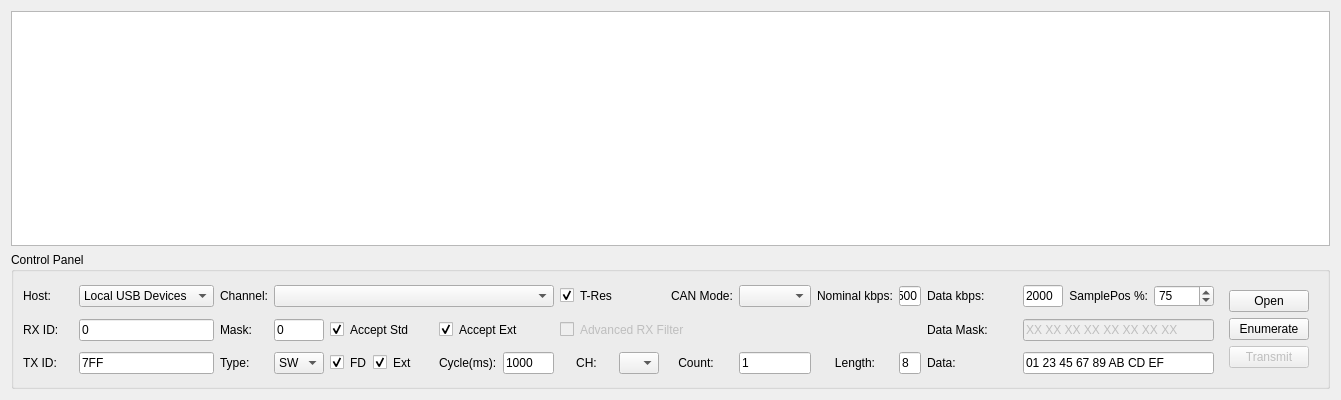
<?xml version="1.0" encoding="UTF-8"?>
<ui version="4.0">
 <class>Widget</class>
 <widget class="QWidget" name="Widget">
  <property name="geometry">
   <rect>
    <x>0</x>
    <y>0</y>
    <width>1307</width>
    <height>400</height>
   </rect>
  </property>
  <property name="minimumSize">
   <size>
    <width>0</width>
    <height>0</height>
   </size>
  </property>
  <property name="maximumSize">
   <size>
    <width>16777215</width>
    <height>400</height>
   </size>
  </property>
  <property name="windowTitle">
   <string>BUSMUST CAN Analyzer</string>
  </property>
  <layout class="QGridLayout" name="gridLayout">
   <item row="0" column="0">
    <widget class="QTableView" name="msgTableView">
     <property name="minimumSize">
      <size>
       <width>955</width>
       <height>0</height>
      </size>
     </property>
     <property name="maximumSize">
      <size>
       <width>16777215</width>
       <height>300</height>
      </size>
     </property>
     <property name="selectionMode">
      <enum>QAbstractItemView::SingleSelection</enum>
     </property>
     <property name="selectionBehavior">
      <enum>QAbstractItemView::SelectRows</enum>
     </property>
    </widget>
   </item>
   <item row="1" column="0">
    <widget class="QGroupBox" name="groupBox">
     <property name="minimumSize">
      <size>
       <width>0</width>
       <height>0</height>
      </size>
     </property>
     <property name="maximumSize">
      <size>
       <width>16777215</width>
       <height>16777215</height>
      </size>
     </property>
     <property name="styleSheet">
      <string notr="true">border-color: rgb(0, 0, 0);</string>
     </property>
     <property name="title">
      <string>Control Panel</string>
     </property>
     <layout class="QGridLayout" name="gridLayout_2">
      <item row="2" column="4">
       <widget class="QCheckBox" name="txFdCheck">
        <property name="maximumSize">
         <size>
          <width>60</width>
          <height>16777215</height>
         </size>
        </property>
        <property name="text">
         <string>FD</string>
        </property>
        <property name="checked">
         <bool>true</bool>
        </property>
       </widget>
      </item>
      <item row="1" column="3">
       <widget class="QLineEdit" name="rxMaskEdit">
        <property name="minimumSize">
         <size>
          <width>0</width>
          <height>0</height>
         </size>
        </property>
        <property name="maximumSize">
         <size>
          <width>16777215</width>
          <height>16777215</height>
         </size>
        </property>
        <property name="text">
         <string>0</string>
        </property>
        <property name="maxLength">
         <number>8</number>
        </property>
       </widget>
      </item>
      <item row="0" column="2">
       <widget class="QLabel" name="label">
        <property name="frameShape">
         <enum>QFrame::NoFrame</enum>
        </property>
        <property name="text">
         <string>Channel:</string>
        </property>
        <property name="openExternalLinks">
         <bool>false</bool>
        </property>
       </widget>
      </item>
      <item row="1" column="15">
       <widget class="QLabel" name="label_14">
        <property name="text">
         <string>Data Mask:</string>
        </property>
       </widget>
      </item>
      <item row="2" column="16" colspan="3">
       <widget class="QLineEdit" name="txDataEdit">
        <property name="minimumSize">
         <size>
          <width>0</width>
          <height>0</height>
         </size>
        </property>
        <property name="maximumSize">
         <size>
          <width>16777215</width>
          <height>16777215</height>
         </size>
        </property>
        <property name="text">
         <string>01 23 45 67 89 AB CD EF</string>
        </property>
       </widget>
      </item>
      <item row="2" column="5">
       <widget class="QCheckBox" name="txExtendedCheck">
        <property name="minimumSize">
         <size>
          <width>60</width>
          <height>0</height>
         </size>
        </property>
        <property name="maximumSize">
         <size>
          <width>60</width>
          <height>16777215</height>
         </size>
        </property>
        <property name="text">
         <string>Ext</string>
        </property>
        <property name="checked">
         <bool>true</bool>
        </property>
       </widget>
      </item>
      <item row="1" column="16" colspan="3">
       <widget class="QLineEdit" name="rxDataMaskEdit">
        <property name="enabled">
         <bool>false</bool>
        </property>
        <property name="minimumSize">
         <size>
          <width>0</width>
          <height>0</height>
         </size>
        </property>
        <property name="maximumSize">
         <size>
          <width>16777215</width>
          <height>16777215</height>
         </size>
        </property>
        <property name="text">
         <string>XX XX XX XX XX XX XX XX</string>
        </property>
        <property name="readOnly">
         <bool>false</bool>
        </property>
        <property name="placeholderText">
         <string>Accepted payload pattern in HEX format</string>
        </property>
       </widget>
      </item>
      <item row="0" column="1">
       <widget class="QComboBox" name="hostComboBox">
        <property name="minimumSize">
         <size>
          <width>0</width>
          <height>0</height>
         </size>
        </property>
        <item>
         <property name="text">
          <string>Local USB Devices</string>
         </property>
        </item>
       </widget>
      </item>
      <item row="0" column="12">
       <widget class="QComboBox" name="modeCombo">
        <property name="minimumSize">
         <size>
          <width>0</width>
          <height>0</height>
         </size>
        </property>
        <property name="maximumSize">
         <size>
          <width>16777215</width>
          <height>16777215</height>
         </size>
        </property>
        <property name="maxVisibleItems">
         <number>4</number>
        </property>
       </widget>
      </item>
      <item row="2" column="3">
       <widget class="QComboBox" name="txTypeCombo">
        <property name="enabled">
         <bool>true</bool>
        </property>
        <property name="minimumSize">
         <size>
          <width>0</width>
          <height>0</height>
         </size>
        </property>
        <property name="maximumSize">
         <size>
          <width>16777215</width>
          <height>16777215</height>
         </size>
        </property>
        <item>
         <property name="text">
          <string>SW</string>
         </property>
        </item>
       </widget>
      </item>
      <item row="2" column="2">
       <widget class="QLabel" name="label_12">
        <property name="text">
         <string>Type:</string>
        </property>
       </widget>
      </item>
      <item row="1" column="2">
       <widget class="QLabel" name="label_13">
        <property name="minimumSize">
         <size>
          <width>38</width>
          <height>0</height>
         </size>
        </property>
        <property name="maximumSize">
         <size>
          <width>38</width>
          <height>16777215</height>
         </size>
        </property>
        <property name="text">
         <string>Mask:</string>
        </property>
       </widget>
      </item>
      <item row="0" column="15">
       <widget class="QLabel" name="label_6">
        <property name="minimumSize">
         <size>
          <width>90</width>
          <height>0</height>
         </size>
        </property>
        <property name="maximumSize">
         <size>
          <width>90</width>
          <height>16777215</height>
         </size>
        </property>
        <property name="text">
         <string>Data kbps:</string>
        </property>
       </widget>
      </item>
      <item row="2" column="9">
       <widget class="QComboBox" name="sendcomboBox">
        <property name="maximumSize">
         <size>
          <width>40</width>
          <height>16777215</height>
         </size>
        </property>
       </widget>
      </item>
      <item row="2" column="8">
       <widget class="QLabel" name="label_15">
        <property name="minimumSize">
         <size>
          <width>0</width>
          <height>0</height>
         </size>
        </property>
        <property name="maximumSize">
         <size>
          <width>16777215</width>
          <height>16777215</height>
         </size>
        </property>
        <property name="text">
         <string>&lt;html&gt;&lt;head/&gt;&lt;body&gt;&lt;p align=&quot;center&quot;&gt;CH:&lt;/p&gt;&lt;/body&gt;&lt;/html&gt;</string>
        </property>
       </widget>
      </item>
      <item row="0" column="17">
       <widget class="QLabel" name="label_7">
        <property name="minimumSize">
         <size>
          <width>0</width>
          <height>0</height>
         </size>
        </property>
        <property name="maximumSize">
         <size>
          <width>16777215</width>
          <height>16777215</height>
         </size>
        </property>
        <property name="text">
         <string>&lt;html&gt;&lt;head/&gt;&lt;body&gt;&lt;p align=&quot;right&quot;&gt;SamplePos %:&lt;/p&gt;&lt;/body&gt;&lt;/html&gt;</string>
        </property>
       </widget>
      </item>
      <item row="0" column="13">
       <widget class="QLabel" name="label_2">
        <property name="minimumSize">
         <size>
          <width>0</width>
          <height>0</height>
         </size>
        </property>
        <property name="maximumSize">
         <size>
          <width>16777215</width>
          <height>16777215</height>
         </size>
        </property>
        <property name="text">
         <string>&lt;html&gt;&lt;head/&gt;&lt;body&gt;&lt;p&gt;Nominal kbps:&lt;/p&gt;&lt;/body&gt;&lt;/html&gt;</string>
        </property>
       </widget>
      </item>
      <item row="1" column="4" colspan="2">
       <widget class="QCheckBox" name="rxStandardCheck">
        <property name="enabled">
         <bool>true</bool>
        </property>
        <property name="text">
         <string>Accept Std</string>
        </property>
        <property name="checked">
         <bool>true</bool>
        </property>
       </widget>
      </item>
      <item row="2" column="7">
       <widget class="QLineEdit" name="txCycleEdit">
        <property name="minimumSize">
         <size>
          <width>0</width>
          <height>0</height>
         </size>
        </property>
        <property name="maximumSize">
         <size>
          <width>16777215</width>
          <height>16777215</height>
         </size>
        </property>
        <property name="text">
         <string>1000</string>
        </property>
        <property name="placeholderText">
         <string/>
        </property>
       </widget>
      </item>
      <item row="0" column="16">
       <widget class="QLineEdit" name="dataBitrateEdit">
        <property name="minimumSize">
         <size>
          <width>40</width>
          <height>0</height>
         </size>
        </property>
        <property name="maximumSize">
         <size>
          <width>40</width>
          <height>16777215</height>
         </size>
        </property>
        <property name="text">
         <string>2000</string>
        </property>
       </widget>
      </item>
      <item row="2" column="14">
       <widget class="QLineEdit" name="txLengthEdit">
        <property name="maximumSize">
         <size>
          <width>16777215</width>
          <height>16777215</height>
         </size>
        </property>
        <property name="text">
         <string>8</string>
        </property>
        <property name="maxLength">
         <number>2</number>
        </property>
       </widget>
      </item>
      <item row="0" column="18">
       <widget class="QSpinBox" name="samplePosSpin">
        <property name="minimumSize">
         <size>
          <width>60</width>
          <height>0</height>
         </size>
        </property>
        <property name="maximumSize">
         <size>
          <width>60</width>
          <height>16777215</height>
         </size>
        </property>
        <property name="minimum">
         <number>50</number>
        </property>
        <property name="maximum">
         <number>90</number>
        </property>
        <property name="singleStep">
         <number>5</number>
        </property>
        <property name="value">
         <number>75</number>
        </property>
       </widget>
      </item>
      <item row="1" column="8" colspan="6">
       <widget class="QCheckBox" name="rxAdvancedFilterCheck">
        <property name="enabled">
         <bool>false</bool>
        </property>
        <property name="minimumSize">
         <size>
          <width>0</width>
          <height>0</height>
         </size>
        </property>
        <property name="maximumSize">
         <size>
          <width>16777215</width>
          <height>16777215</height>
         </size>
        </property>
        <property name="text">
         <string>Advanced RX Filter</string>
        </property>
        <property name="checked">
         <bool>false</bool>
        </property>
       </widget>
      </item>
      <item row="2" column="12">
       <widget class="QLineEdit" name="txCountEdit">
        <property name="maximumSize">
         <size>
          <width>16777215</width>
          <height>16777215</height>
         </size>
        </property>
        <property name="text">
         <string>1</string>
        </property>
       </widget>
      </item>
      <item row="2" column="0">
       <widget class="QLabel" name="label_5">
        <property name="text">
         <string>TX ID:</string>
        </property>
       </widget>
      </item>
      <item row="2" column="1">
       <widget class="QLineEdit" name="txIdEdit">
        <property name="minimumSize">
         <size>
          <width>0</width>
          <height>0</height>
         </size>
        </property>
        <property name="maximumSize">
         <size>
          <width>16777215</width>
          <height>16777215</height>
         </size>
        </property>
        <property name="text">
         <string>7FF</string>
        </property>
        <property name="maxLength">
         <number>8</number>
        </property>
       </widget>
      </item>
      <item row="2" column="6">
       <widget class="QLabel" name="label_9">
        <property name="text">
         <string>Cycle(ms):</string>
        </property>
       </widget>
      </item>
      <item row="1" column="6" colspan="2">
       <widget class="QCheckBox" name="rxExtendedCheck">
        <property name="enabled">
         <bool>true</bool>
        </property>
        <property name="minimumSize">
         <size>
          <width>0</width>
          <height>0</height>
         </size>
        </property>
        <property name="maximumSize">
         <size>
          <width>16777215</width>
          <height>16777215</height>
         </size>
        </property>
        <property name="text">
         <string>Accept Ext</string>
        </property>
        <property name="checked">
         <bool>true</bool>
        </property>
       </widget>
      </item>
      <item row="2" column="13">
       <widget class="QLabel" name="label_8">
        <property name="maximumSize">
         <size>
          <width>16777215</width>
          <height>16777215</height>
         </size>
        </property>
        <property name="text">
         <string>&lt;html&gt;&lt;head/&gt;&lt;body&gt;&lt;p align=&quot;center&quot;&gt;Length:&lt;/p&gt;&lt;/body&gt;&lt;/html&gt;</string>
        </property>
       </widget>
      </item>
      <item row="0" column="0">
       <widget class="QLabel" name="label_16">
        <property name="minimumSize">
         <size>
          <width>30</width>
          <height>0</height>
         </size>
        </property>
        <property name="maximumSize">
         <size>
          <width>30</width>
          <height>16777215</height>
         </size>
        </property>
        <property name="text">
         <string>&lt;html&gt;&lt;head/&gt;&lt;body&gt;&lt;p&gt;Host:&lt;/p&gt;&lt;/body&gt;&lt;/html&gt;</string>
        </property>
       </widget>
      </item>
      <item row="2" column="15">
       <widget class="QLabel" name="label_10">
        <property name="text">
         <string>Data:</string>
        </property>
       </widget>
      </item>
      <item row="1" column="0">
       <widget class="QLabel" name="label_3">
        <property name="minimumSize">
         <size>
          <width>50</width>
          <height>0</height>
         </size>
        </property>
        <property name="maximumSize">
         <size>
          <width>50</width>
          <height>16777215</height>
         </size>
        </property>
        <property name="text">
         <string>RX ID:</string>
        </property>
       </widget>
      </item>
      <item row="0" column="19" rowspan="3">
       <widget class="QWidget" name="widget" native="true">
        <property name="minimumSize">
         <size>
          <width>0</width>
          <height>0</height>
         </size>
        </property>
        <property name="maximumSize">
         <size>
          <width>16777215</width>
          <height>16777215</height>
         </size>
        </property>
        <layout class="QVBoxLayout" name="verticalLayout">
         <item>
          <widget class="QPushButton" name="openButton">
           <property name="minimumSize">
            <size>
             <width>0</width>
             <height>0</height>
            </size>
           </property>
           <property name="maximumSize">
            <size>
             <width>16777215</width>
             <height>16777215</height>
            </size>
           </property>
           <property name="text">
            <string>Open</string>
           </property>
           <property name="checkable">
            <bool>true</bool>
           </property>
          </widget>
         </item>
         <item>
          <widget class="QPushButton" name="enumerateButton">
           <property name="minimumSize">
            <size>
             <width>0</width>
             <height>0</height>
            </size>
           </property>
           <property name="maximumSize">
            <size>
             <width>16777215</width>
             <height>16777215</height>
            </size>
           </property>
           <property name="text">
            <string>Enumerate</string>
           </property>
          </widget>
         </item>
         <item>
          <widget class="QPushButton" name="txButton">
           <property name="enabled">
            <bool>false</bool>
           </property>
           <property name="minimumSize">
            <size>
             <width>0</width>
             <height>0</height>
            </size>
           </property>
           <property name="maximumSize">
            <size>
             <width>16777215</width>
             <height>16777215</height>
            </size>
           </property>
           <property name="text">
            <string>Transmit</string>
           </property>
           <property name="checkable">
            <bool>true</bool>
           </property>
          </widget>
         </item>
        </layout>
       </widget>
      </item>
      <item row="0" column="14">
       <widget class="QLineEdit" name="nominalBitrateEdit">
        <property name="minimumSize">
         <size>
          <width>0</width>
          <height>0</height>
         </size>
        </property>
        <property name="maximumSize">
         <size>
          <width>16777215</width>
          <height>20</height>
         </size>
        </property>
        <property name="text">
         <string>500</string>
        </property>
       </widget>
      </item>
      <item row="0" column="3" colspan="5">
       <widget class="MyComboBox" name="channelCombo">
        <property name="minimumSize">
         <size>
          <width>280</width>
          <height>0</height>
         </size>
        </property>
        <property name="maximumSize">
         <size>
          <width>16777215</width>
          <height>16777215</height>
         </size>
        </property>
       </widget>
      </item>
      <item row="2" column="11">
       <widget class="QLabel" name="label_11">
        <property name="maximumSize">
         <size>
          <width>50</width>
          <height>16777215</height>
         </size>
        </property>
        <property name="text">
         <string>&lt;html&gt;&lt;head/&gt;&lt;body&gt;&lt;p align=&quot;center&quot;&gt;Count:&lt;/p&gt;&lt;/body&gt;&lt;/html&gt;</string>
        </property>
       </widget>
      </item>
      <item row="1" column="1">
       <widget class="QLineEdit" name="rxIdEdit">
        <property name="maximumSize">
         <size>
          <width>16777215</width>
          <height>16777215</height>
         </size>
        </property>
        <property name="text">
         <string>0</string>
        </property>
        <property name="maxLength">
         <number>8</number>
        </property>
       </widget>
      </item>
      <item row="0" column="11">
       <widget class="QLabel" name="label_4">
        <property name="text">
         <string>CAN Mode:</string>
        </property>
       </widget>
      </item>
      <item row="0" column="8">
       <widget class="QCheckBox" name="tresCheck">
        <property name="text">
         <string>T-Res</string>
        </property>
        <property name="checked">
         <bool>true</bool>
        </property>
       </widget>
      </item>
     </layout>
    </widget>
   </item>
  </layout>
 </widget>
 <customwidgets>
  <customwidget>
   <class>MyComboBox</class>
   <extends>QComboBox</extends>
   <header location="global">mycombobox.h</header>
  </customwidget>
 </customwidgets>
 <resources/>
 <connections/>
</ui>
